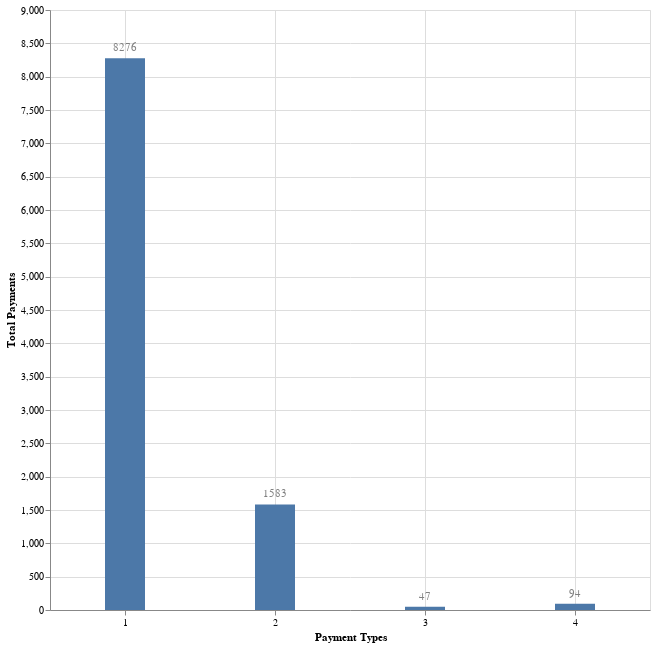

Notebook cell for this chart:
### Markdown cell above
### Breakdown of payment types

### Code cell
result = con.execute('''
SELECT 
payment_type,
fare_amount
FROM sample;
''').fetchdf()


bar_chart2 = alt.Chart(result).mark_bar(size = 40).encode(
    x = alt.X("payment_type:Q", title="Payment Types" ,sort = None, axis = alt.Axis(values=[1,2,3,4])),
    y = alt.X("count()", title = "Total Payments")
).properties(
    height = 600,
    width = 600
)

text2 = bar_chart2.mark_text(       # Added number above bars for clarity here as well
    align='center',
    baseline='middle',
    dy=-10,                         # Raise the number
    color = 'grey'
).encode(
    text='count():Q'
)

bar_chart2 + text2

### Figure 1 — Vega-Lite specification as saved in the notebook (floating-point values rounded to 4 significant figures; data arrays with more than 128 entries replaced by an {"elided": "..."} marker saying what was removed)
{"config": {"view": {"continuousWidth": 300, "continuousHeight": 300}}, "layer": [{"mark": {"type": "bar", "size": 40}, "encoding": {"x": {"axis": {"values": [1, 2, 3, 4]}, "field": "payment_type", "sort": null, "title": "Payment Types", "type": "quantitative"}, "y": {"aggregate": "count", "title": "Total Payments", "type": "quantitative"}}}, {"mark": {"type": "text", "align": "center", "baseline": "middle", "color": "grey", "dy": -10}, "encoding": {"text": {"aggregate": "count", "type": "quantitative"}, "x": {"axis": {"values": [1, 2, 3, 4]}, "field": "payment_type", "sort": null, "title": "Payment Types", "type": "quantitative"}, "y": {"aggregate": "count", "title": "Total Payments", "type": "quantitative"}}}], "data": {"name": "data-295a233e102b687e8b47962a6ca9869a"}, "height": 600, "width": 600, "$schema": "https://vega.github.io/schema/vega-lite/v6.1.0.json", "datasets": {"data-295a233e102b687e8b47962a6ca9869a": {"elided": "10000 records"}}}
